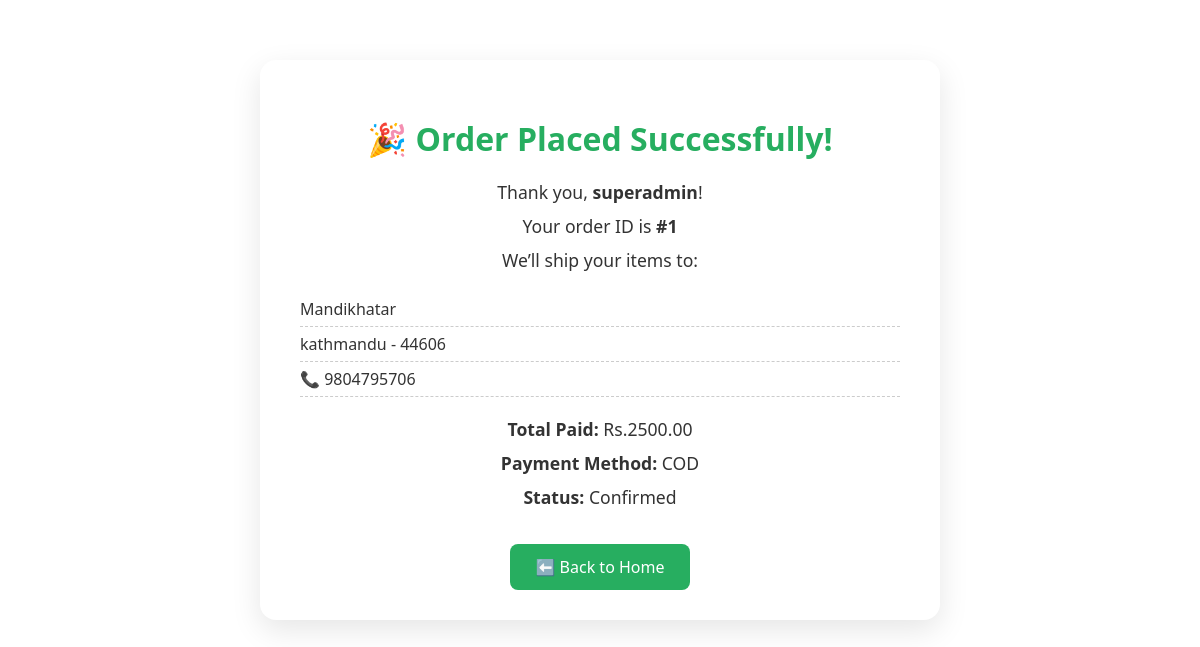
/order-success/1/ (signed in), run on the app's committed database.
### techspot_app/models.py (models this page shows, shortened)
class UserModel(AbstractBaseUser, PermissionsMixin):
    username = models.CharField(max_length=600, unique=True)
    number = models.PositiveBigIntegerField()
    email = models.EmailField(unique=True)
    is_active = models.BooleanField(default=True)
    is_staff = models.BooleanField(default=False)
    objects = CustomUserManager()
    USERNAME_FIELD = 'email'  # how user logs in
    REQUIRED_FIELDS = ['username', 'number']  # for createsuperuser

class OrderModel(models.Model):
    user = models.ForeignKey(settings.AUTH_USER_MODEL, on_delete=models.CASCADE)
    shipping_info = models.ForeignKey(ShippingInfoModel, on_delete=models.CASCADE)
    total_price = models.DecimalField(max_digits=10, decimal_places=2)
    payment_method = models.CharField(max_length=50, default="COD")
    status = models.CharField(max_length=50, default="Pending")
    created_at = models.DateTimeField(auto_now_add=True)

class ShippingInfoModel(models.Model):
    user = models.ForeignKey(settings.AUTH_USER_MODEL, on_delete=models.CASCADE)
    address = models.TextField()
    city = models.CharField(max_length=100)
    postal_code = models.CharField(max_length=20)
    phone_number = models.CharField(max_length=15)

### techspot_app/views.py (the view)
# urls.py: path('order-success/<int:order_id>/', order_success, name='order_success'),
def order_success(request, order_id):
    order = get_object_or_404(
        OrderModel, id=order_id, user=request.session.get("user_id")
    )
    return render(request, "content/order_success.html", {"order": order})

### techspot_app/templates/content/order_success.html (shortened to what this page needs)
<div class="order-success">
  <h2>🎉 Order Placed Successfully!</h2>
  <p>Thank you, <strong>{{ request.user.username }}</strong>!</p>
  <p>Your order ID is <strong>#{{ order.id }}</strong></p>
  <p>We’ll ship your items to:</p>
  <ul>
    <li>{{ order.shipping_info.address }}</li>
    <li>{{ order.shipping_info.city }} - {{ order.shipping_info.postal_code }}</li>
    <li>📞 {{ order.shipping_info.phone_number }}</li>
  </ul>
  <p><strong>Total Paid:</strong> Rs.{{ order.total_price }}</p>
  <p><strong>Payment Method:</strong> {{ order.payment_method }}</p>
  <p><strong>Status:</strong> {{ order.status }}</p>
  <a href="{% url 'mainpage' %}">⬅️ Back to Home</a>
</div>

### techspot_app/templates/content/order_success.html (style rules this page uses)
.order-success { max-width: 600px; margin: 60px auto; background-color: #ffffff; border-radius: 16px; padding: 30px 40px; box-shadow: 0 10px 30px rgba(0, 0, 0, 0.1); font-family: "Segoe UI", Tahoma, Geneva, Verdana, sans-serif; color: #333; text-align: center; }
.order-success h2 { color: #27ae60; font-size: 2rem; margin-bottom: 20px; }
.order-success p { margin: 10px 0; font-size: 1.1rem; }
.order-success ul { list-style: none; padding: 0; margin: 20px 0; text-align: left; }
.order-success li { padding: 6px 0; border-bottom: 1px dashed #ccc; }
.order-success strong { font-weight: bold; }
.order-success a { display: inline-block; margin-top: 25px; padding: 12px 25px; background-color: #27ae60; color: #fff; border-radius: 8px; text-decoration: none; transition: background-color 0.3s ease; }

### data on the page
UserModel: user.username "superadmin"
OrderModel: id "1", shipping_info.address "Mandikhatar", shipping_info.city "kathmandu", shipping_info.postal_code "44606", shipping_info.phone_number "9804795706", total_price "2500.00", payment_method "COD", status "Confirmed"
